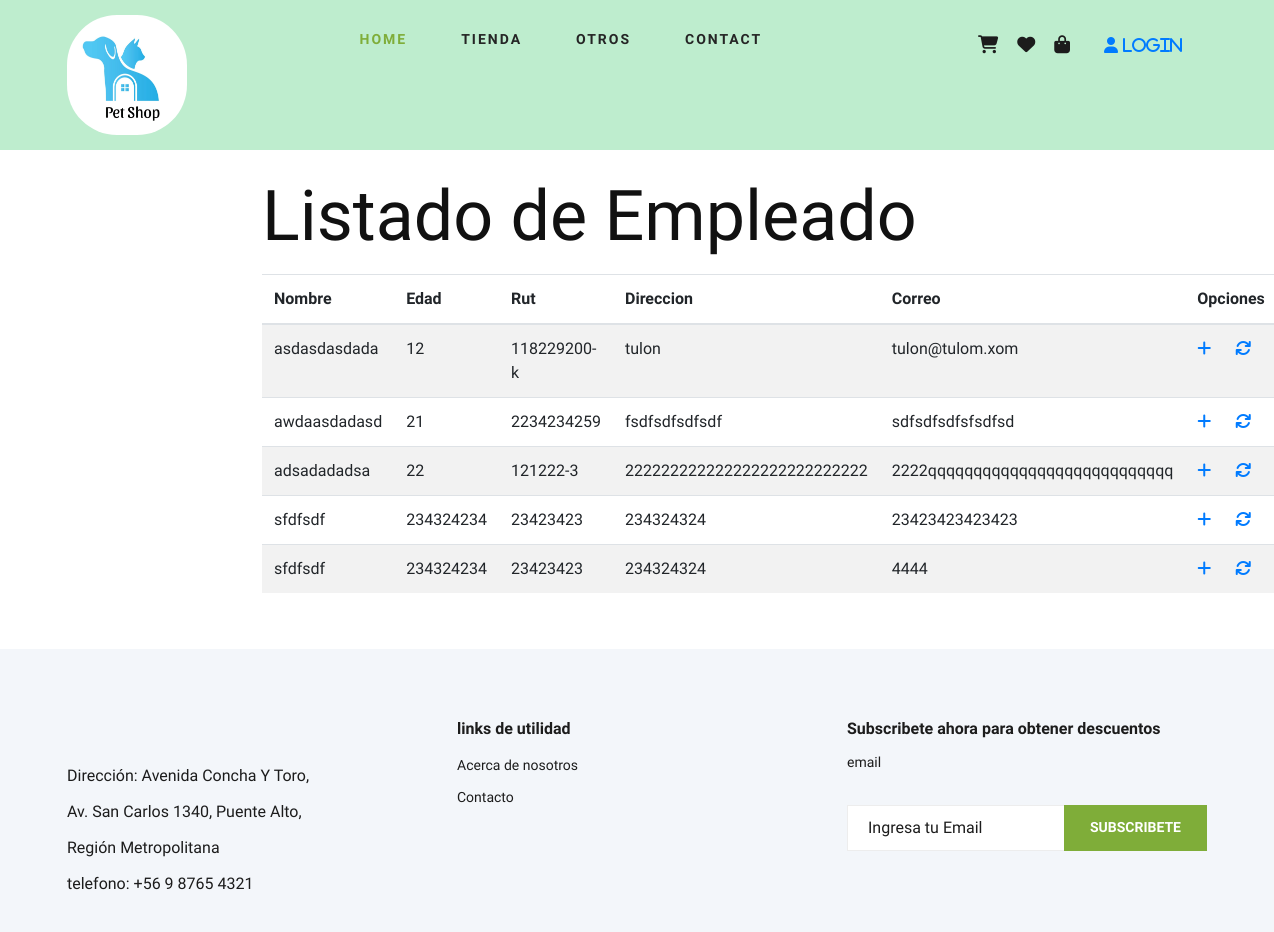
Screenshot of /admcorreo/ with the database file from the repository.
### core/models.py (models this page shows, shortened)
class Empleado(models.Model):
    nombreEmp = models.CharField(max_length=100)
    edad = models.IntegerField()
    rut = models.CharField(max_length=11)
    direccion = models.CharField(max_length=100)
    correo = models.CharField(max_length=100)

### core/views.py (the view)
# urls.py: path('admcorreo/', admcorreo, name="admcorreo"),
def admcorreo(request):
    empleadoListados = Empleado.objects.all()
    return render(request, 'core/adm-correo.html',{"listadoemp":empleadoListados})

### core/templates/core/adm-correo.html (shortened to what this page needs)
{% extends 'core/base.html' %}
{% load static %}
{% block contenido %}
<section class="">
    <div class="container py-4 ">
        <div class="row justify-content-center">
            <div class="col-ms-12 col-md-6 col-lg-8 col-xl-8">
                <h1>Listado de Empleado</h1>
                <div class="table-reponsive py-3">
                    <table class="table table-striped">
                        <thead>
                            <tr>
                                <th>Nombre</th>
                                <th>Edad</th>
                                <th>Rut</th>
                                <th>Direccion</th>
                                <th>Correo</th>
                                <th colspan="3">Opciones</th>
                            </tr>
                        </thead>
                        <tbody>
                            {% for aux in listadoemp%}
                            <tr>
                                <td>{{aux.nombreEmp}}</td>
                                <td>{{aux.edad}}</td>
                                <td>{{aux.rut}} </td>
                                <td>{{aux.direccion}}</td>
                                <td>{{aux.correo}}</td>
                                <td><a href="{% url 'addEmp' %}"><i class="fa fa-plus"></i></a></td>
                                <td><a href="{% url 'updateEmp' aux.id %}"><i class="fa fa-solid fa-arrows-rotate"></i></a></td>
                                <td><a onclick="eliminar({{aux.id}})"></a></td>
                            </tr>
                            {% endfor%}
                        </tbody>
                    </table>
                </div>
            </div>
        </div>
    </div>
</section>
{% endblock %}

### core/static/core/css/style.css (style rules this page uses)
html, body { height: 100%; font-family: "Cairo", sans-serif; -webkit-font-smoothing: antialiased; font-smoothing: antialiased; }
h1, h2, h3, h4, h5, h6 { margin: 0; color: #111111; font-weight: 400; font-family: "Cairo", sans-serif; }
h1 { font-size: 70px; }
@media only screen and (min-width: 1200px) { .container { max-width: 1170px; } }

### rows the page displays
Empleado: nombreEmp "asdasdasdada", edad "12", rut "118229200-k", direccion "tulon", correo "tulon@tulom.xom"
Empleado: nombreEmp "awdaasdadasd", edad "21", rut "2234234259", direccion "fsdfsdfsdfsdf", correo "sdfsdfsdfsfsdfsd"
Empleado: nombreEmp "adsadadadsa", edad "22", rut "121222-3", direccion "222222222222222222222222222", correo "2222qqqqqqqqqqqqqqqqqqqqqqqqqqq"
Empleado: nombreEmp "sfdfsdf", edad "234324234", rut "23423423", direccion "234324324", correo "23423423423423"
Empleado: nombreEmp "sfdfsdf", edad "234324234", rut "23423423", direccion "234324324", correo "4444"
